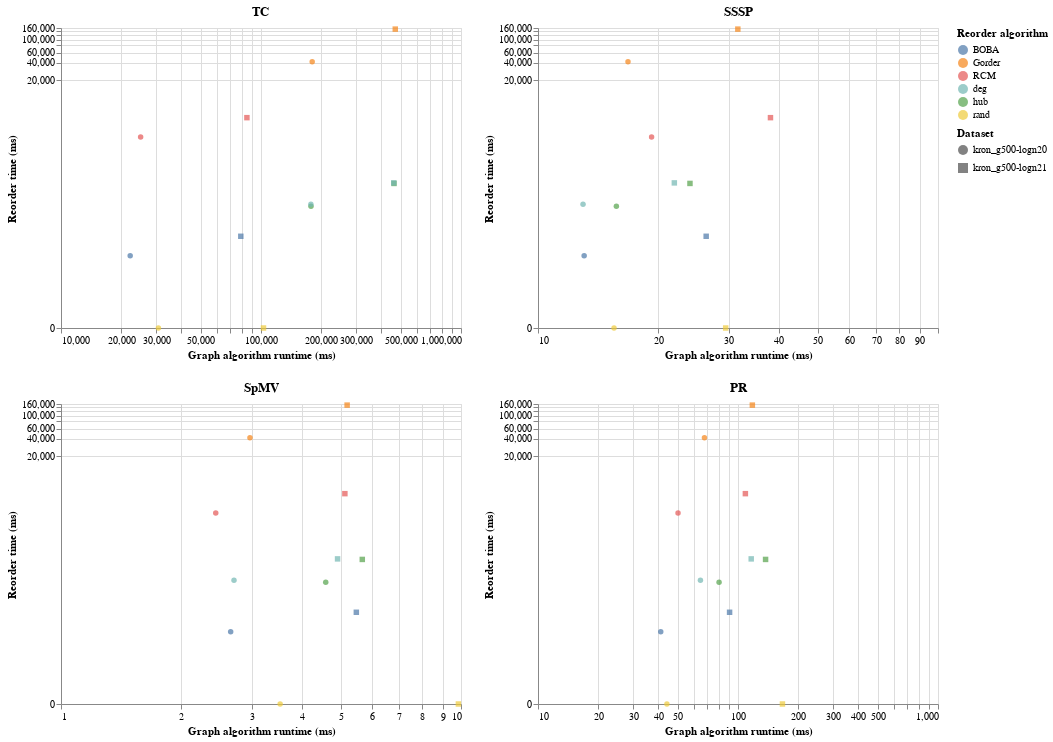

Notebook cell for this chart:
### Code cell
regular_data=results[results.apply(lambda x:  
            not is_scale_free_[graph_names_.index(x['Dataset'])], axis=1)]
make_pareto_combo(regular_data, 'uniform_graphs.pdf')


scale_free_data=results[results.apply(lambda x:  
            is_scale_free_[graph_names_.index(x['Dataset'])], axis=1)]
make_pareto_combo(scale_free_data, 'scale_free_graphs.pdf')

### Figure 1 — Vega-Lite specification as saved in the notebook (floating-point values rounded to 4 significant figures)
{"config": {"view": {"continuousWidth": 400, "continuousHeight": 300}}, "vconcat": [{"hconcat": [{"mark": {"type": "point", "filled": true}, "encoding": {"color": {"type": "nominal", "field": "Reorder algorithm"}, "shape": {"type": "nominal", "field": "Dataset"}, "tooltip": [{"type": "nominal", "field": "Dataset"}, {"type": "nominal", "field": "Reorder algorithm"}, {"type": "quantitative", "field": "Graph algorithm runtime"}, {"type": "quantitative", "field": "Reorder time"}], "x": {"type": "quantitative", "field": "Graph algorithm runtime", "scale": {"type": "log"}, "title": "Graph algorithm runtime (ms)"}, "y": {"type": "quantitative", "field": "Reorder time", "scale": {"type": "symlog"}, "title": "Reorder time (ms)"}}, "title": "TC", "transform": [{"filter": "(datum.graph_algorithm === 'tc')"}]}, {"mark": {"type": "point", "filled": true}, "encoding": {"color": {"type": "nominal", "field": "Reorder algorithm"}, "shape": {"type": "nominal", "field": "Dataset"}, "tooltip": [{"type": "nominal", "field": "Dataset"}, {"type": "nominal", "field": "Reorder algorithm"}, {"type": "quantitative", "field": "Graph algorithm runtime"}, {"type": "quantitative", "field": "Reorder time"}], "x": {"type": "quantitative", "field": "Graph algorithm runtime", "scale": {"type": "log"}, "title": "Graph algorithm runtime (ms)"}, "y": {"type": "quantitative", "field": "Reorder time", "scale": {"type": "symlog"}, "title": "Reorder time (ms)"}}, "title": "SSSP", "transform": [{"filter": "(datum.graph_algorithm === 'sssp')"}]}]}, {"hconcat": [{"mark": {"type": "point", "filled": true}, "encoding": {"color": {"type": "nominal", "field": "Reorder algorithm"}, "shape": {"type": "nominal", "field": "Dataset"}, "tooltip": [{"type": "nominal", "field": "Dataset"}, {"type": "nominal", "field": "Reorder algorithm"}, {"type": "quantitative", "field": "Graph algorithm runtime"}, {"type": "quantitative", "field": "Reorder time"}], "x": {"type": "quantitative", "field": "Graph algorithm runtime", "scale": {"type": "log"}, "title": "Graph algorithm runtime (ms)"}, "y": {"type": "quantitative", "field": "Reorder time", "scale": {"type": "symlog"}, "title": "Reorder time (ms)"}}, "title": "SpMV", "transform": [{"filter": "(datum.graph_algorithm === 'spmv')"}]}, {"mark": {"type": "point", "filled": true}, "encoding": {"color": {"type": "nominal", "field": "Reorder algorithm"}, "shape": {"type": "nominal", "field": "Dataset"}, "tooltip": [{"type": "nominal", "field": "Dataset"}, {"type": "nominal", "field": "Reorder algorithm"}, {"type": "quantitative", "field": "Graph algorithm runtime"}, {"type": "quantitative", "field": "Reorder time"}], "x": {"type": "quantitative", "field": "Graph algorithm runtime", "scale": {"type": "log"}, "title": "Graph algorithm runtime (ms)"}, "y": {"type": "quantitative", "field": "Reorder time", "scale": {"type": "symlog"}, "title": "Reorder time (ms)"}}, "title": "PR", "transform": [{"filter": "(datum.graph_algorithm === 'pr')"}]}]}], "data": {"name": "data-785e758fd9460bf2c95a7db5ebac7fcc"}, "$schema": "https://vega.github.io/schema/vega-lite/v4.8.1.json", "datasets": {"data-785e758fd9460bf2c95a7db5ebac7fcc": [{"Dataset": "kron_g500-logn20", "Reorder algorithm": "deg", "graph_algorithm": "sssp", "Graph algorithm runtime": 12.96, "Reorder time": 139.0}, {"Dataset": "kron_g500-logn21", "Reorder algorithm": "deg", "graph_algorithm": "sssp", "Graph algorithm runtime": 21.92, "Reorder time": 328.0}, {"Dataset": "kron_g500-logn21", "Reorder algorithm": "BOBA", "graph_algorithm": "pr", "Graph algorithm runtime": 90.76, "Reorder time": 38.0}, {"Dataset": "kron_g500-logn21", "Reorder algorithm": "hub", "graph_algorithm": "pr", "Graph algorithm runtime": 137.4, "Reorder time": 321.0}, {"Dataset": "kron_g500-logn20", "Reorder algorithm": "hub", "graph_algorithm": "pr", "Graph algorithm runtime": 80.42, "Reorder time": 129.0}, {"Dataset": "kron_g500-logn21", "Reorder algorithm": "BOBA", "graph_algorithm": "tc", "Graph algorithm runtime": 79250.0, "Reorder time": 38.0}, {"Dataset": "kron_g500-logn20", "Reorder algorithm": "BOBA", "graph_algorithm": "tc", "Graph algorithm runtime": 22180.0, "Reorder time": 17.0}, {"Dataset": "kron_g500-logn21", "Reorder algorithm": "hub", "graph_algorithm": "sssp", "Graph algorithm runtime": 23.98, "Reorder time": 321.0}, {"Dataset": "kron_g500-logn20", "Reorder algorithm": "hub", "graph_algorithm": "sssp", "Graph algorithm runtime": 15.7, "Reorder time": 129.0}, {"Dataset": "kron_g500-logn21", "Reorder algorithm": "rand", "graph_algorithm": "spmv", "Graph algorithm runtime": 9.851, "Reorder time": 0.0}, {"Dataset": "kron_g500-logn20", "Reorder algorithm": "Gorder", "graph_algorithm": "tc", "Graph algorithm runtime": 180300.0, "Reorder time": 41700.0}, {"Dataset": "kron_g500-logn20", "Reorder algorithm": "deg", "graph_algorithm": "pr", "Graph algorithm runtime": 64.89, "Reorder time": 139.0}, {"Dataset": "kron_g500-logn21", "Reorder algorithm": "deg", "graph_algorithm": "pr", "Graph algorithm runtime": 116.4, "Reorder time": 328.0}, {"Dataset": "kron_g500-logn20", "Reorder algorithm": "BOBA", "graph_algorithm": "pr", "Graph algorithm runtime": 41.1, "Reorder time": 17.0}, {"Dataset": "kron_g500-logn20", "Reorder algorithm": "RCM", "graph_algorithm": "sssp", "Graph algorithm runtime": 19.23, "Reorder time": 2049.0}, {"Dataset": "kron_g500-logn20", "Reorder algorithm": "Gorder", "graph_algorithm": "sssp", "Graph algorithm runtime": 16.79, "Reorder time": 41700.0}, {"Dataset": "kron_g500-logn21", "Reorder algorithm": "BOBA", "graph_algorithm": "sssp", "Graph algorithm runtime": 26.33, "Reorder time": 38.0}, {"Dataset": "kron_g500-logn20", "Reorder algorithm": "BOBA", "graph_algorithm": "spmv", "Graph algorithm runtime": 2.656, "Reorder time": 17.0}, {"Dataset": "kron_g500-logn21", "Reorder algorithm": "BOBA", "graph_algorithm": "spmv", "Graph algorithm runtime": 5.474, "Reorder time": 38.0}, {"Dataset": "kron_g500-logn21", "Reorder algorithm": "Gorder", "graph_algorithm": "pr", "Graph algorithm runtime": 118.0, "Reorder time": 153100.0}, {"Dataset": "kron_g500-logn20", "Reorder algorithm": "BOBA", "graph_algorithm": "sssp", "Graph algorithm runtime": 13.04, "Reorder time": 17.0}, {"Dataset": "kron_g500-logn21", "Reorder algorithm": "RCM", "graph_algorithm": "sssp", "Graph algorithm runtime": 38.12, "Reorder time": 4454.0}, {"Dataset": "kron_g500-logn20", "Reorder algorithm": "rand", "graph_algorithm": "spmv", "Graph algorithm runtime": 3.531, "Reorder time": 0.0}, {"Dataset": "kron_g500-logn20", "Reorder algorithm": "Gorder", "graph_algorithm": "spmv", "Graph algorithm runtime": 2.968, "Reorder time": 41700.0}, {"Dataset": "kron_g500-logn21", "Reorder algorithm": "rand", "graph_algorithm": "sssp", "Graph algorithm runtime": 29.46, "Reorder time": 0.0}, {"Dataset": "kron_g500-logn21", "Reorder algorithm": "RCM", "graph_algorithm": "tc", "Graph algorithm runtime": 85020.0, "Reorder time": 4454.0}, {"Dataset": "kron_g500-logn21", "Reorder algorithm": "Gorder", "graph_algorithm": "tc", "Graph algorithm runtime": 469300.0, "Reorder time": 153100.0}, {"Dataset": "kron_g500-logn21", "Reorder algorithm": "RCM", "graph_algorithm": "pr", "Graph algorithm runtime": 108.9, "Reorder time": 4454.0}, {"Dataset": "kron_g500-logn20", "Reorder algorithm": "RCM", "graph_algorithm": "tc", "Graph algorithm runtime": 25010.0, "Reorder time": 2049.0}, {"Dataset": "kron_g500-logn20", "Reorder algorithm": "rand", "graph_algorithm": "tc", "Graph algorithm runtime": 30690.0, "Reorder time": 0.0}, {"Dataset": "kron_g500-logn20", "Reorder algorithm": "RCM", "graph_algorithm": "pr", "Graph algorithm runtime": 50.14, "Reorder time": 2049.0}, {"Dataset": "kron_g500-logn20", "Reorder algorithm": "rand", "graph_algorithm": "pr", "Graph algorithm runtime": 44.11, "Reorder time": 0.0}, {"Dataset": "kron_g500-logn20", "Reorder algorithm": "rand", "graph_algorithm": "sssp", "Graph algorithm runtime": 15.49, "Reorder time": 0.0}, {"Dataset": "kron_g500-logn20", "Reorder algorithm": "RCM", "graph_algorithm": "spmv", "Graph algorithm runtime": 2.437, "Reorder time": 2049.0}, {"Dataset": "kron_g500-logn21", "Reorder algorithm": "deg", "graph_algorithm": "spmv", "Graph algorithm runtime": 4.914, "Reorder time": 328.0}, {"Dataset": "kron_g500-logn20", "Reorder algorithm": "deg", "graph_algorithm": "spmv", "Graph algorithm runtime": 2.707, "Reorder time": 139.0}, {"Dataset": "kron_g500-logn21", "Reorder algorithm": "hub", "graph_algorithm": "tc", "Graph algorithm runtime": 462400.0, "Reorder time": 321.0}, {"Dataset": "kron_g500-logn20", "Reorder algorithm": "hub", "graph_algorithm": "tc", "Graph algorithm runtime": 177800.0, "Reorder time": 129.0}, {"Dataset": "kron_g500-logn21", "Reorder algorithm": "Gorder", "graph_algorithm": "spmv", "Graph algorithm runtime": 5.192, "Reorder time": 153100.0}, {"Dataset": "kron_g500-logn20", "Reorder algorithm": "Gorder", "graph_algorithm": "pr", "Graph algorithm runtime": 67.96, "Reorder time": 41700.0}, {"Dataset": "kron_g500-logn21", "Reorder algorithm": "RCM", "graph_algorithm": "spmv", "Graph algorithm runtime": 5.125, "Reorder time": 4454.0}, {"Dataset": "kron_g500-logn21", "Reorder algorithm": "rand", "graph_algorithm": "pr", "Graph algorithm runtime": 166.8, "Reorder time": 0.0}, {"Dataset": "kron_g500-logn21", "Reorder algorithm": "rand", "graph_algorithm": "tc", "Graph algorithm runtime": 102900.0, "Reorder time": 0.0}, {"Dataset": "kron_g500-logn20", "Reorder algorithm": "deg", "graph_algorithm": "tc", "Graph algorithm runtime": 177600.0, "Reorder time": 139.0}, {"Dataset": "kron_g500-logn21", "Reorder algorithm": "deg", "graph_algorithm": "tc", "Graph algorithm runtime": 460900.0, "Reorder time": 328.0}, {"Dataset": "kron_g500-logn20", "Reorder algorithm": "hub", "graph_algorithm": "spmv", "Graph algorithm runtime": 4.59, "Reorder time": 129.0}, {"Dataset": "kron_g500-logn21", "Reorder algorithm": "Gorder", "graph_algorithm": "sssp", "Graph algorithm runtime": 31.59, "Reorder time": 153100.0}, {"Dataset": "kron_g500-logn21", "Reorder algorithm": "hub", "graph_algorithm": "spmv", "Graph algorithm runtime": 5.666, "Reorder time": 321.0}]}}
